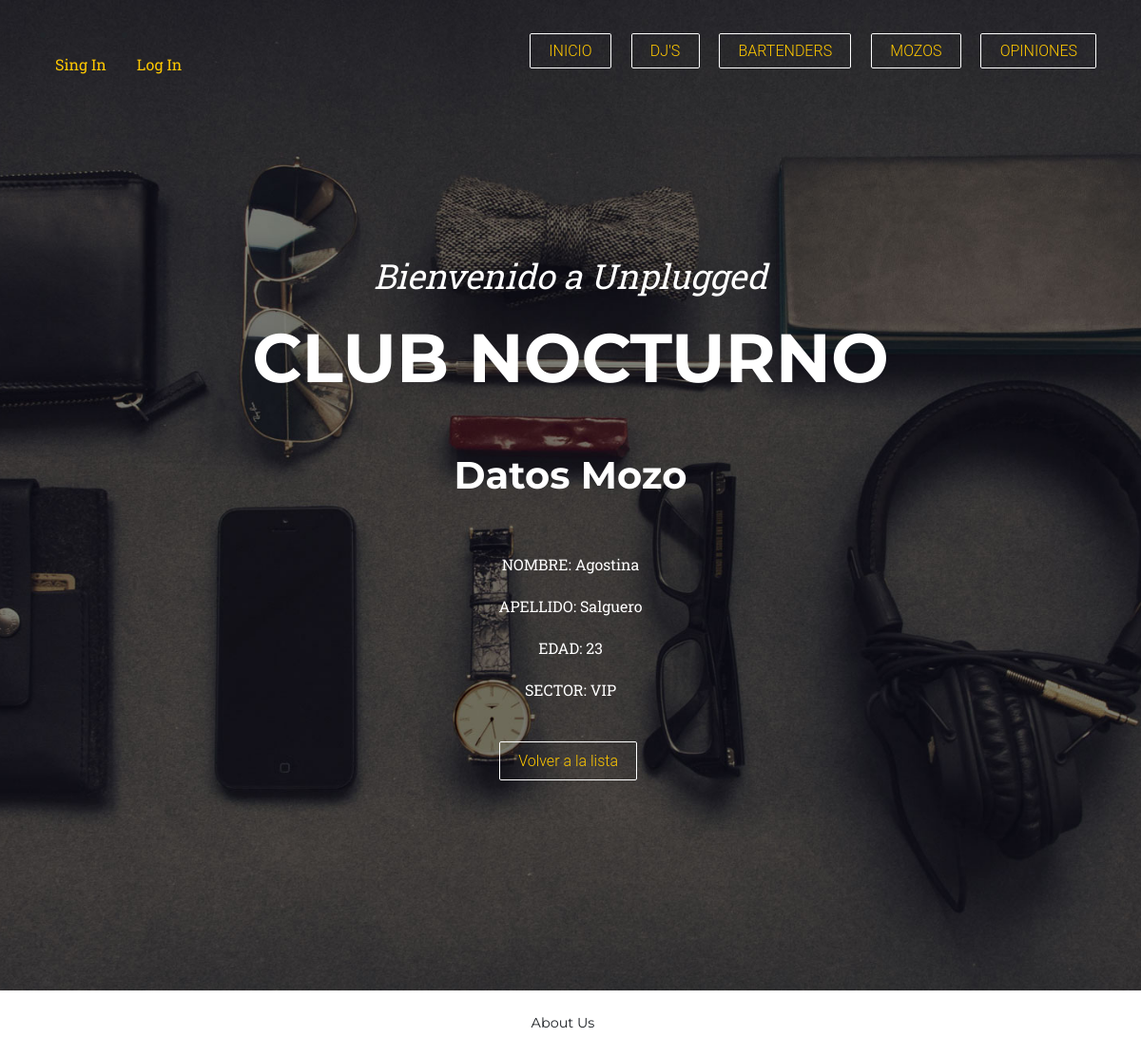
Page /Mozo/1 on the committed database.
### appWeb/models.py (models this page shows, shortened)
class Mozo (models.Model):
    nombre = models.CharField(max_length=40)
    apellido = models.CharField(max_length=40)
    edad = models.IntegerField()
    sector = models.CharField(max_length=40)

### appWeb/views.py (the view)
# urls.py: path('Mozo/<pk>', MozoDetail.as_view(), name='Mozodetail'),
class MozoDetail (DetailView):
    model = Mozo
    template_name= 'appWeb/Mozo_Detalle.html'

### appWeb/template/appWeb/Mozo_Detalle.html
{% extends 'appWeb/padre.html' %}
{% load static %}
{% block section1 %}
<h1>Datos Mozo</h1>
<br>
<br>
<center>
<p>NOMBRE: {{mozo.nombre}}</p>
<p>APELLIDO: {{mozo.apellido}}</p>
<p>EDAD: {{mozo.edad}}</p>
<p>SECTOR: {{mozo.sector}}</p>
<br>
<p>
<a href="{% url 'Mozo_list' %}" class="button1">Volver a la lista</a>
</p>
</center>
{% endblock %}

### rows in the picture
Mozo: nombre "Agostina", apellido "Salguero", edad "23", sector "VIP"
